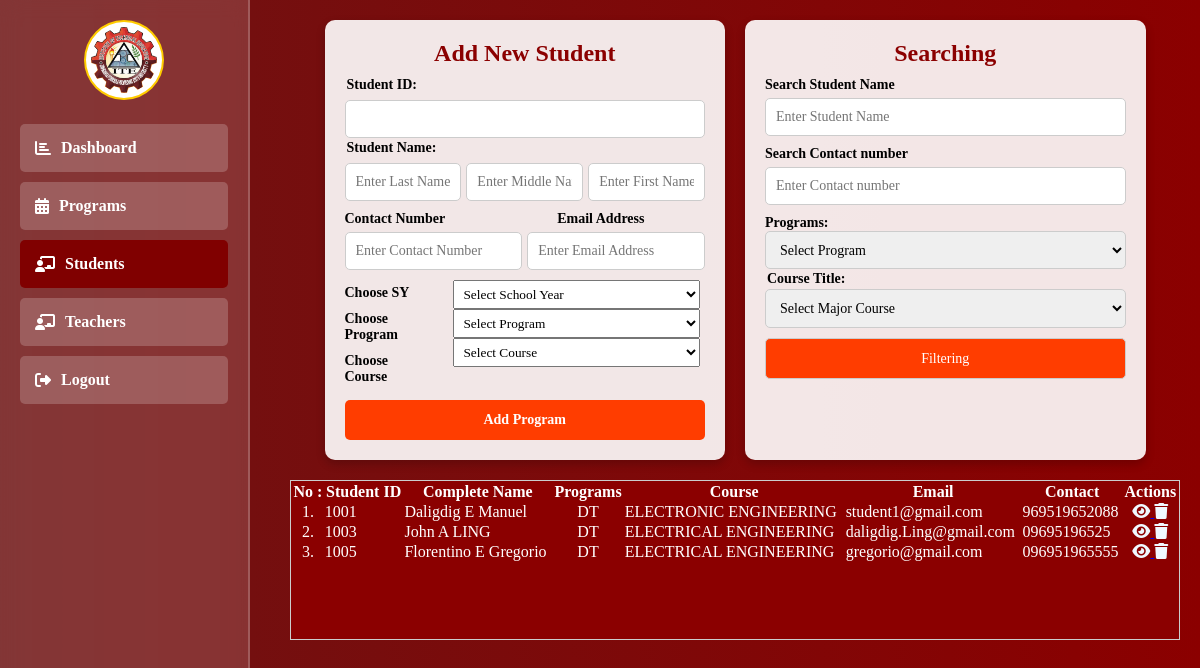
The page /admin/students.php (signed in) on the database as committed earlier.
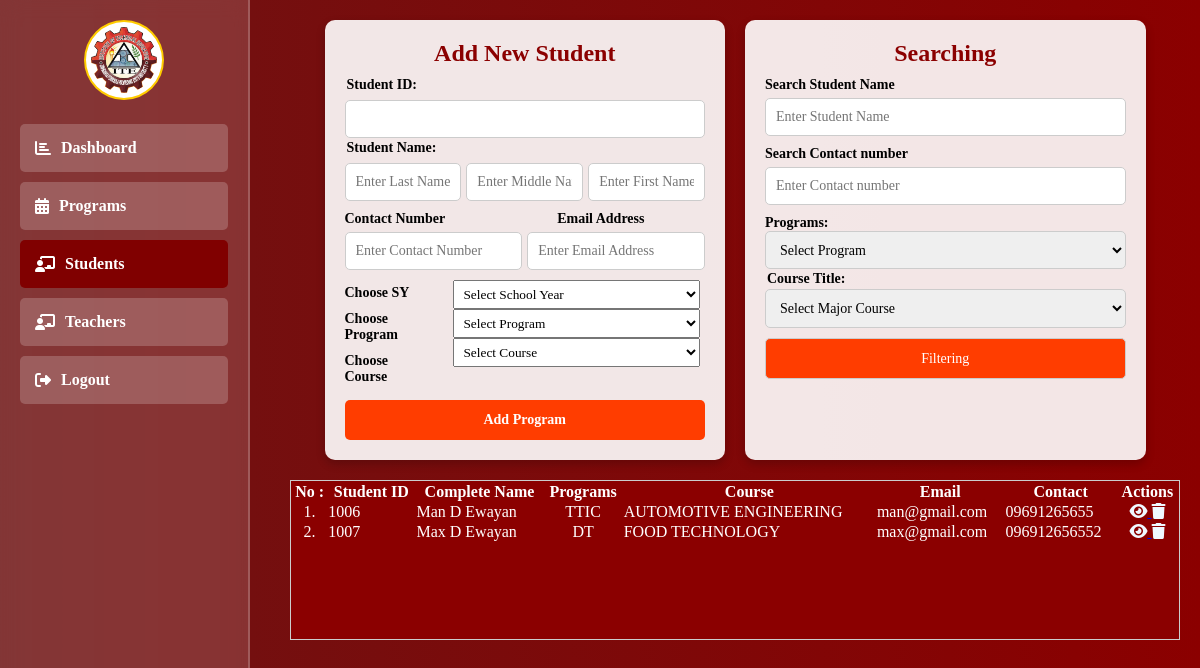
The same page on the database as committed later.
### tables this page shows
CREATE TABLE `students` (
  `id` int(11) NOT NULL,
  `student_code` varchar(100) DEFAULT NULL,
  `fname` varchar(100) NOT NULL,
  `mname` varchar(100) NOT NULL,
  `lname` varchar(100) NOT NULL,
  `profile` varchar(255) NOT NULL,
  `school_year` varchar(100) NOT NULL,
  `program` varchar(100) NOT NULL,
  `course` varchar(100) NOT NULL,
  `contact` varchar(20) NOT NULL,
  `email` varchar(100) NOT NULL,
  `verify` varchar(50) NOT NULL
);

### admin/admin_function.php (called while the page is built, shortened)
<?php
include "../db_connect.php";
function GetStudents()
{
    global $pdo;
    try {
        $stmt = $pdo->prepare("SELECT s.*,
            CONCAT(s.lname, ' ', s.mname, ' ', s.fname) AS student_name
         FROM students s
         ");
        $stmt->execute();
        $students = $stmt->fetchAll(PDO::FETCH_ASSOC);
        return $students;
    } catch (PDOException $e) {
        return [];
    }
}

### admin/students.php (the view, shortened to what this page needs)
<?php
include "../db_connect.php";
include "./admin_function.php";
?>
<!DOCTYPE html>
<html lang="en">
<head>
    <link rel="stylesheet" href="https://cdnjs.cloudflare.com/ajax/libs/font-awesome/6.2.0/css/all.css">
</head>
<body>
    <div class="sidebar">
        <div class="profile-info">
            <img src="../images/ITE.png" alt="Profile Icon" class="profile-icon">
        </div>
        <div class="sidebar-item">
            <a href="./index.php"><i class="fas fa-chart-bar"></i> Dashboard</a>
        </div>
        <div class="sidebar-item">
            <a href="./Program.php"><i class="fas fa-calendar-alt"></i> Programs</a>
        </div>
        <div class="sidebar-item" style="background-color: maroon;">
            <a href="./students.php"><i class="fas fa-chalkboard-teacher"></i> Students</a>
        </div>
        <div class="sidebar-item">
            <a href="./teachers.php"><i class="fas fa-chalkboard-teacher"></i>Teachers</a>
        </div>
        <div class="sidebar-item">
            <a href="./logout.php"><i class="fas fa-sign-out-alt"></i> Logout</a>
        </div>
    </div>
    <div class="content">
        <div class="dashboard-container">
            <div class="card">
                <h2>Add New Student</h2>
                <form action="" method="post">
                    <label for="student_id" style="margin: 2px; ;">Student ID:</label>
                    <input type="text" name="student_id" id="student_id" required>
                    <label style="margin: 2px;" for="program_id">Student Name:</label>
                    <div style="display: flex; gap:5px;">
                        <input type="text" name="lname" placeholder="Enter Last Name">
                        <input type="text" name="mname" placeholder="Enter Middle Name">
                        <input type="text" name="fname" placeholder="Enter First Name">
                    </div>
                    <div style="display: flex; gap: 7rem;">
                        <label for="contact">Contact Number</label>
                        <label for="email">Email Address</label>
                    </div>
                    <div style="display: flex; gap: 5px;">
                        <input placeholder="Enter Contact Number" type="text" name="contact" id="contact" required>
                        <input type="text" name="email" id="email" placeholder="Enter Email Address">
                    </div>
                    <div style="display: flex; gap: 15px; margin-top: 5px; width: 100%;">
                        <div>
                            <label for="schoolYear">Choose SY</label>
                            <label for="program">Choose Program</label>
                            <label for="course">Choose Course</label>
                        </div>
                        <div style="margin: 5px; width: 17.4rem; ">
                            <select style="padding: 5px;  width: 100%;" name="schoolYear" id="schoolYear">
                                <option value="">Select School Year</option>
                            </select>
                            <select style="padding: 5px;  width: 100%;" name="program" id="program">
                                <option value="">Select Program</option>
                            </select>
                            <select style="padding: 5px; width: 100%;" name="course" id="courses">
                                <option value="">Select Course</option>
                            </select>
                        </div>
                    </div>
                    <input type="submit" name="new_student" value="Add Program">
                </form>
            </div>
            <div class="card">
                <h2>Searching</h2>
                <form method="GET">
                    <label for="student_name">Search Student Name</label>
                    <input type="text" name="student_name" placeholder="Enter Student Name">
                    <label for="student_name">Search Contact number</label>
                    <input type="text" name="contact" placeholder="Enter Contact number">
                    <label for="program">Programs:</label>
                    <select name="program"
                        style="height: 2.4rem; width: 100%; padding: 10px; border: 1px solid #ccc; border-radius: 5px; font-size: 14px;">
                        <option value="">Select Program</option>
                    </select>
                    <label style="margin: 2px;" for=" program_id">Course Title:</label>
                    <select
                        style="height: 2.4rem; width: 100%; padding: 10px; border: 1px solid #ccc; border-radius: 5px; font-size: 14px;"
                        name="course">
                        <option value="">Select Major Course</option>
                    </select>
                    <button class="buttons" type="submit" onclick="display()" class="btn btn-primary"
                        style="margin-top: 10px; ">Filtering</button>
                </form>
            </div>
            <div class="card-table" id="tableNone"
                style="width: 100%; color: #ccc; border: 1px solid #ccc; height: 10rem; background-color: #8B0000; overflow-y: scroll;">
                <div class="tables-content" style=" background-color: #8B0000; display: flex; color: white;">
                    <table class="table" style=" width: 100%; ">
                        <thead>
                            <tr>
                                <th>No :</th>
                                <th>Student ID</th>
                                <th>Complete Name</th>
                                <th>Programs</th>
                                <th>Course</th>
                                <th>Email</th>
                                <th>Contact</th>
                                <th>Actions</th>
                            </tr>
                        </thead>
                        <tbody>
                            <?php
                            $list = GetStudents();
                            foreach ($list as $index => $program) {
                                if (
                                    (!isset($_GET['student_name']) || $_GET['student_name'] == '' || $_GET['student_name'] == $program['student_name']) &&
                                    (!isset($_GET['student_name']) || $_GET['student_name'] == '' || $_GET['student_name'] == $program['student_name']) &&
                                    (!isset($_GET['contact']) || $_GET['contact'] == '' || $_GET['contact'] == $program['contact']) &&
                                    (!isset($_GET['program']) || $_GET['program'] == '' || $_GET['program'] == $program['program']) &&
                                    (!isset($_GET['course']) || $_GET['course'] == '' || $_GET['course'] == $program['course'])
                                ) {
                                    ?>
                                    <tr style="text-align: center;">
                                        <td style="margin-left: 5px;"><?php echo $index + 1 ?>. </td>
                                        <td style="text-align: left;">
                                            <?php echo htmlspecialchars($program['student_code']) ?>
                                        </td>
                                        <td style="text-align: left;">
                                            <?php echo htmlspecialchars($program['student_name']) ?>
                                        </td>
                                        <td>
                                            <?php echo htmlspecialchars($program['program']); ?>
                                        </td>
                                        <td style="text-align: left;"><?php echo htmlspecialchars($program['course']) ?></td>
                                        <td style="text-align: left;"><?php echo htmlspecialchars($program['email']) ?></td>
                                        <td style="text-align: left;"><?php echo htmlspecialchars($program['contact']) ?></td>
                                        <td>
                                            <div style="color: aliceblue;">
                                                <a
                                                    href="view_student.php?program_id=<?php echo $program['id']; ?>&program_name=<?php echo urlencode($program['program']); ?>&student_name=<?php echo urlencode($program['student_name']); ?></a>&course_name=<?php echo urlencode($program['course']); ?>&student_id=<?php echo urlencode($program['student_code']); ?>">
                                                    <i style="color: aliceblue;" class="fa fa-eye"></i>
                                                </a>
                                                <a class="delete-program" section="<?php echo $program['id']; ?>"><i
                                                        class="fa fa-trash"></i></a>
                                            </div>
                                        </td>
                                    </tr>
                                <?php }
                            } ?>
                        </tbody>
                    </table>
                </div>
            </div>
        </div>
</body>
</html>

### admin/students.php (style rules this page uses)
* { margin: 0; padding: 0; box-sizing: border-box; font-family: 'Georgia', serif; }
body { background: linear-gradient(to right, #6E1313, #8B0000); background-size: cover; display: flex; }
.sidebar { width: 250px; height: 100vh; background: rgba(255, 255, 255, 0.15); backdrop-filter: blur(10px); padding: 20px; position: fixed; left: 0; top: 0; border-right: 2px solid rgba(255, 255, 255, 0.2); }
.sidebar .profile-info { text-align: center; margin-bottom: 20px; }
.sidebar .profile-icon { width: 80px; border-radius: 50%; background: white; padding: 5px; border: 2px solid #ffcc00; }
.sidebar-item { padding: 15px; margin: 10px 0; background: rgba(255, 255, 255, 0.2); border-radius: 5px; font-size: 16px; }
.sidebar-item a { color: #FFFFFF; text-decoration: none; display: flex; align-items: center; font-weight: bold; }
.sidebar-item a i { margin-right: 10px; }
.content { margin-left: 270px; padding: 20px; width: calc(100% - 270px); }
.dashboard-container { display: flex; flex-wrap: wrap; justify-content: center; gap: 20px; }
.card { background: rgba(255, 255, 255, 0.9); padding: 20px; border-radius: 10px; width: 45%; box-shadow: 0px 4px 10px rgba(0, 0, 0, 0.2); }
.card h2, .card_table h2 { text-align: center; color: #8B0000; margin-bottom: 10px; font-size: 1.5rem; }
form label { display: block; font-weight: bold; margin-top: 10px; font-size: 14px; }
form input[type="text"] { width: 100%; padding: 10px; margin-top: 5px; border: 1px solid #ccc; border-radius: 5px; font-size: 14px; }
form input[type="submit"] { background-color: #ff3d00; color: white; padding: 12px; border: none; border-radius: 5px; margin-top: 15px; cursor: pointer; font-size: 14px; font-weight: bold; transition: 0.3s; width: 100%; }
.buttons { height: 2.6rem; background-color: #ff3d00; width: 100%; margin-top: 100%; color: #ffff; padding: 10px; border: 1px solid #ccc; border-radius: 5px; font-size: 14px; }

Rows that differ between the two databases and show on the page:
removed students: student_code "1001", student_name "Daligdig E Manuel", program "DT", course "ELECTRONIC ENGINEERING", email "student1@gmail.com", contact "969519652088"
removed students: student_code "1003", student_name "John A LING", program "DT", course "ELECTRICAL ENGINEERING", email "daligdig.Ling@gmail.com", contact "09695196525"
removed students: student_code "1005", student_name "Florentino E Gregorio", program "DT", course "ELECTRICAL ENGINEERING", email "gregorio@gmail.com", contact "096951965555"
added students: student_code "1006", student_name "Man D Ewayan", program "TTIC", course "AUTOMOTIVE ENGINEERING", email "man@gmail.com", contact "09691265655"
added students: student_code "1007", student_name "Max D Ewayan", program "DT", course "FOOD TECHNOLOGY", email "max@gmail.com", contact "096912656552"
